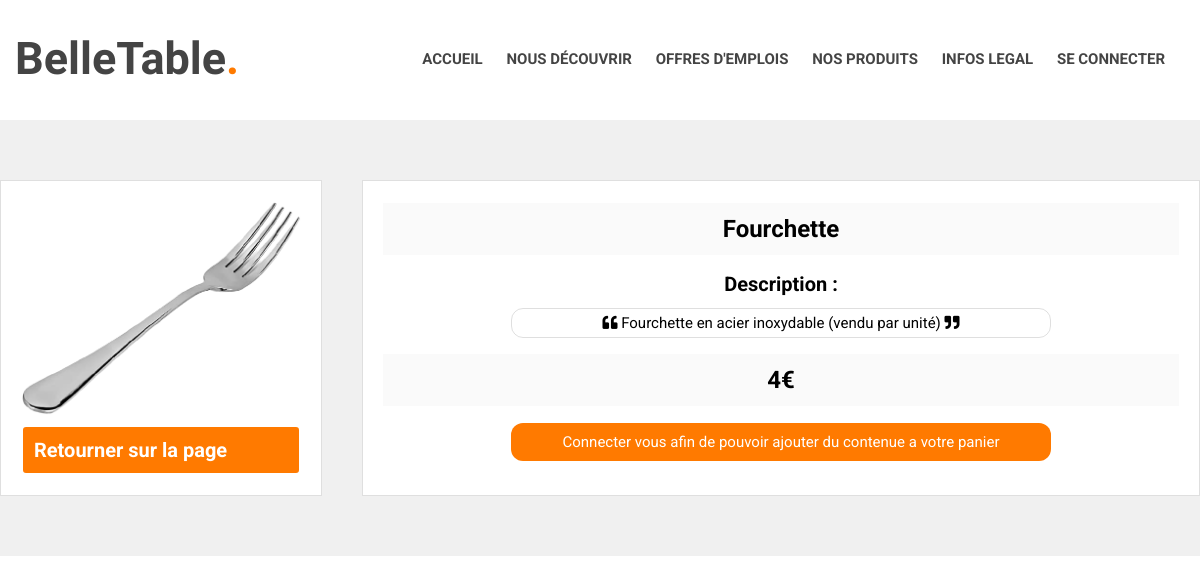
/afficher-produit.php?p=22, run on the app's committed database.
### tables this page shows
CREATE TABLE IF NOT EXISTS `produit` (
  `idproduit` int(50) NOT NULL AUTO_INCREMENT,
  `titre` text NOT NULL,
  `old_prix` int(11) DEFAULT NULL,
  `prix` float NOT NULL,
  `description` text,
  `image` text,
  UNIQUE KEY `idannonce` (`idproduit`)
);

### afficher-produit.php (the view, shortened to what this page needs)
<?php if(isset($_GET['p']) && !empty($_GET['p']) && is_numeric($_GET['p'])): ?>
	<!DOCTYPE html>
	<html>
	<head>
		<link rel="stylesheet" type="text/css" href="styles.css">
		<link rel="stylesheet" type="text/css" href="produits.css">
		<link rel="stylesheet" href="https://pro.fontawesome.com/releases/v5.13.0/css/all.css">
		<?php
			require_once('include/en-tete.php');
			@$id = mysqli_real_escape_string($bdd, htmlspecialchars($_GET['p']));
			$req = mysqli_query($bdd, "SELECT * FROM produit WHERE idproduit = $id ORDER BY idproduit");
			$produit = mysqli_fetch_array($req);
		?>
	</head>
	<body>
		<?php include("include/menu.php"); ?>
		<section id="possibilities">
			<div class="fiche-produit">
	          <div class="content-fiche">
	            <div class="fiche-col-1">
	              <div class="fiche-img">
	                <img src="produits/<?php echo $produit['image']; ?>" class="img-responsive">
	              </div>
	              	<div class="fiche-btn">
	          	  			<a href="produits.php" class="button-4 btn-edit">Retourner sur la page</a>
	              	</div>
	            </div>
	            <div class="fiche-col-2">
	              <div style="background-color: #FAFAFA;" align="center">
	                <span style="font-size: 24px; font-weight: bold;"> <?php echo $produit['titre']; ?></span>
	              </div>
	              <div style="display: flex; flex-direction: column;" align="center">
	            	<span class="info-produit">Description : </span>
                	<span class="donnee-produit">
                		<i class="fas fa-quote-left"></i>
                			<?php echo $produit['description']; ?>
                		<i class="fas fa-quote-right"></i>
                	</span>
	              </div>
	              <div style="background-color: #FAFAFA;" align="center">
	                <span style="font-size: 24px; font-weight: bold;"><?php echo $produit['prix']; ?>€ </span>
	              </div>
	              <div align="center">
	             	<?php if(isset($_SESSION['id'])): ?>
						<form method="POST" action="addPanier.php?idProduit=<?php echo $id; ?>" style="margin: inherit;">
							<label for="quantite">Quantité :</label><br>
							<input type="number" class="quantite" id="quantite" title="veuillez sélectionner une valeur supérieur ou égale à 1" name="quantite" value="1"><br>
							<label for="submit" class="button-4 btn-edit">Ajouter au panier <i class="fa fa-shopping-cart logo-panier"></i></label>
							<input type="submit" id="submit" hidden="" >
						</form>
					<?php else: ?>
						<span class="liste-quantite">Connecter vous afin de pouvoir ajouter du contenue a votre panier</span>
					<?php endif; ?>
	              </div>
	            </div>
	          </div>
        	</div>
		</section>
	</body>
	</html>
<?php else: ?>
	<?php header('location:produits.php'); ?>
<?php endif; ?>

### styles.css (style rules this page uses)
* { margin: 0; padding: 0; }
body { font-family: Arial,sans-serif ; font-size: 15px }
a { text-decoration: none; color: #444; }
#possibilities { background-color: #efefefef; padding: 60px 0; }
.button-4 { color: #fff; font-size: 20px; width: 250px; height: auto; font-weight: bold; padding: 11px; background-color: #ff7a00; border: 2px solid white; border-radius : 5px; }
.content-fiche { display: flex; flex-direction: row; }
.fiche-col-1 { display: flex; flex-direction: column; margin-right: 40px; background-color: white; border: 1px solid rgba(0,0,0,.125); padding: 20px; }
.fiche-img { width: 280px; }
.img-responsive { display: block; max-width: 100%; height: auto; }
.fiche-btn { display: flex; flex-direction: column; }
.btn-edit { width: 100%; margin-top: 10px; }
.info-produit { font-weight: bold; font-size: 20px; margin-bottom: 12px; display: inline-block; }
.donnee-produit { border: 1px solid rgba(0,0,0,.125); border-radius: 12px; padding: 5px 15px; width: 70%; margin: auto; }
.fiche-col-2 div { padding: 12px; }
.fiche-col-2 { display: flex; flex-direction: column; background-color: white; border: 1px solid rgba(0,0,0,.125); padding: 20px; justify-content: space-around; align-content: flex-end; width: 100%; }

### produits.css (style rules this page uses)
* { -webkit-box-sizing: border-box; box-sizing: border-box; margin: 0; padding: 0; }
body { font-family: 'Roboto', sans-serif; }
a { text-decoration: none; }

### afficher-produit.php (style rules this page uses)
.liste-quantite { background: #ff7a00; display: flex; flex-direction: column; border-radius: 12px; margin: inherit; padding: 10px; color: white; width: 70%; }

### data on the page
produit: image (picture), titre "Fourchette", description "Fourchette en acier inoxydable (vendu par unité)", prix "4"
